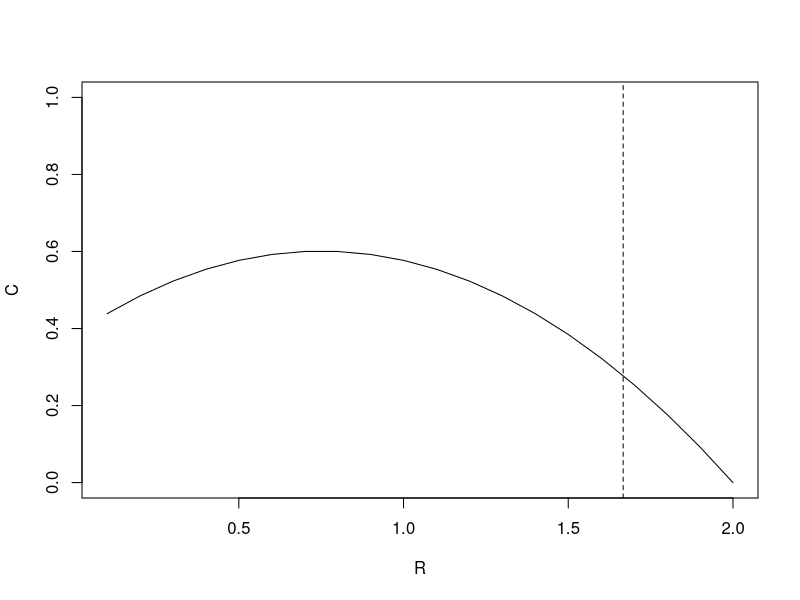
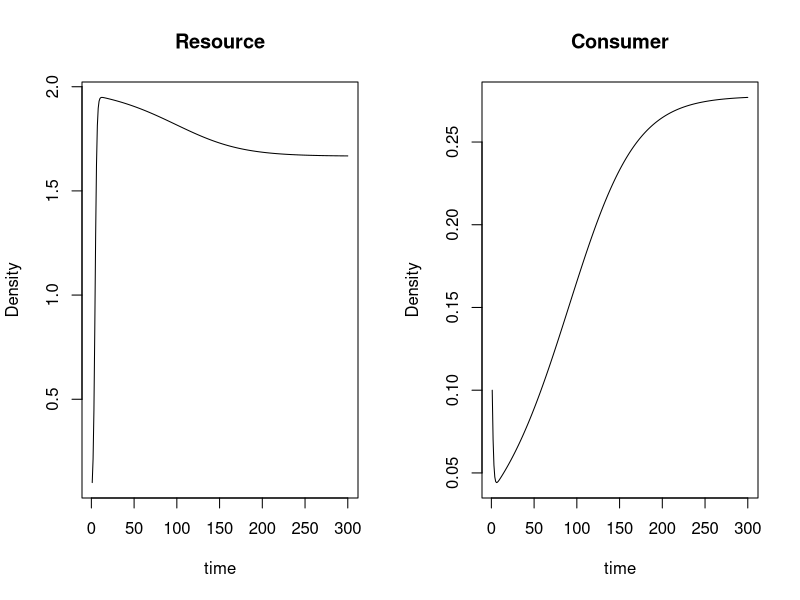
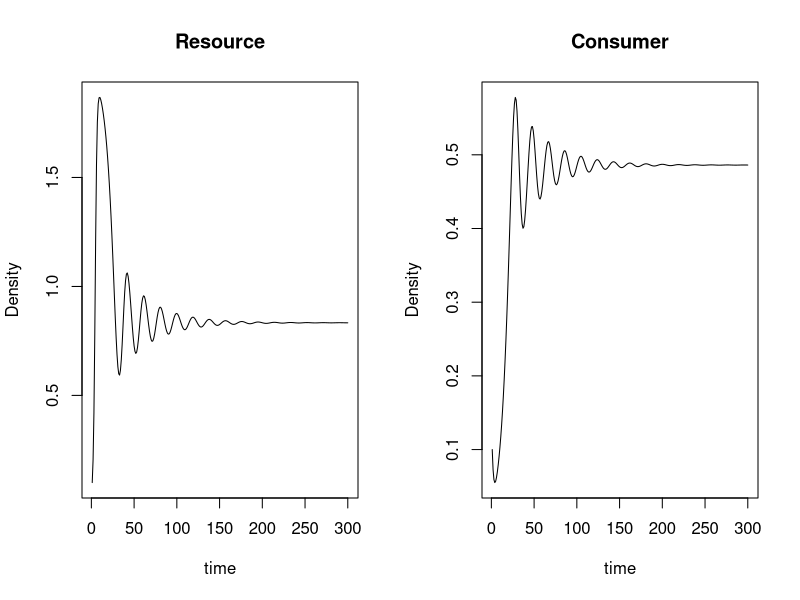
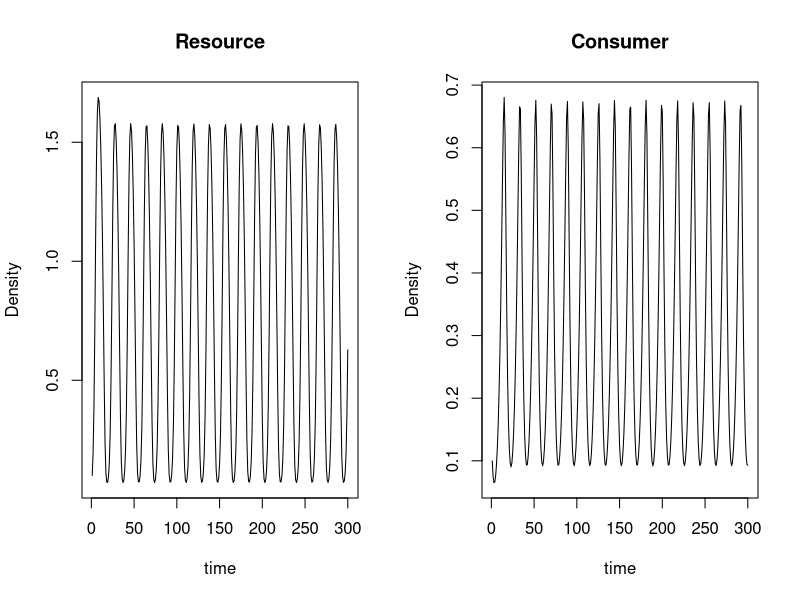

Write the R code that produced these figures, in order. (Note: this script raises an error after producing the figures.)
######### These are my attempts to incorporate McCann's models into R to help me interpret these food web models ######################

### Section 2.2.5
# load libraries
library("deSolve")

# parameters and state variables for the R-M model
r <- 1.0 # per capita rate of increase in resource
K <- 2.0 # indicated as 1.0 in Fig 2.1 description, but I think this was a typo in the book.
e <- 0.5
Ro <- 0.5
m <- 0.5
a <- 1.3 # initial attack rate of 1.3 instead of 1.2 more closely replicates the figures in the book
R <- seq(0.1,2,0.1) # necessary for creating the x-axis for Fig 2.1
  
# rmcr = Rosenzweig-MacArthur (R-M) consumer-resource (C-R) model that assumes logistic resource growth and a type 2 functional response by the consumer (i.e. consumption rate saturates with resource density). This function is necessary for the ordinary differential equation solver, ode() 
rmcr <- function(t,y,p) {
  # t,y,p is the necessary format for solving using the ode() function in R
  R <- y[1]
  C <- y[2]
  with(as.list(p), {
    dR.dt <- r * R * (1 - R / K) - a * C * R / (R + Ro)
    dC.dt <- e * a * C * R / (R + Ro) - m * C
    return(list(c(dR.dt,dC.dt)))
  })
}

Riso <- expression(r/a * (R + Ro) * (1 - R/K)) # solved for isocline separately using pen and paper
RisoStable <- eval(Riso)

## Figure 2.1a !!!!! Consumer isocline not drawing !!!
plot(R,RisoStable, type = "l", ylab = "C", ylim=0:1)
abline(v=m * Ro / (e * a - m), lty = 2) # abline for consumer isocline was determined using pen and paper. The alternative isocline is C = 0, whichi is uninformative.
# arrows(RM1[-Time,2], RM1[-Time,3], RM1[-1,2], RM1[-1,3], length=0.1); not accurate now but a potential technique to trace stability (from Primer for Ecology with R)

## Figure 2.6. Examine how increasing attack rate influences stability.
# create vector of parameter values for "rmcr" function
p.rm1 <- c(r = r, e = e, a = 1.3, K = K, Ro = Ro)
p.rm2 <- c(r = r, e = e, a = 1.6, K = K, Ro = Ro)
p.rm3 <- c(r = r, e = e, a = 2.0, K = K, Ro = Ro)

Time <- 300 # set time scale

# create ordinary differential equations with increasing attack rates (all other parameter values held constant).  Initial state values (consumer and resource densities) are both set at 0.1
i.state <- c(0.1,0.1)
rm1 <- ode(i.state,1:Time, rmcr, p.rm1)
rm2 <- ode(i.state,1:Time, rmcr, p.rm2)
rm3 <- ode(i.state,1:Time, rmcr, p.rm3)
# Fig 2.1b and 2.6a, respectively
plot(rm1, main = c("Resource", "Consumer"), ylab = c("Density","Density"))
# Fig 2.6b (only Consumer shown in book)
plot(rm2, main = c("Resource", "Consumer"), ylab = c("Density","Density"))
# Fig 2.6c (only Consumer shown in book)
plot(rm3, main = c("Resource", "Consumer"), ylab = c("Density","Density"))

## Figure 2.7...
library(deSolve)

LotVmod <- function (Time, State, Pars) {
  with(as.list(c(State, Pars)), {
    dx = x*(alpha - beta*y)
    dy = -y*(gamma - delta*x)
    return(list(c(dx, dy)))
  })
}

n <- 100 # number of simulations
param.name <- "a max" # choose parameter to perturb
param.seq <- seq(1,2.5,length=50) # choose range of parameters

p.rm1 <- c(r = r, e = e, a = 1.0, K = K, Ro = Ro)
#Pars <- c(alpha = 1, beta = .001, gamma = 1, delta = .001)
Time <- seq(0, 10, length = n)
State <- c(x = .5, y = .9)

param.index <- which(param.name == names(Pars))
out <- list()
for (i in 1:length(param.seq))
  out[[i]] <- matrix(0, n, length(State))

for (i in 1:length(param.seq)) {
  # set params
  Pars.loop <- Pars
  Pars.loop[param.index] <- param.seq[i]
  # converge
  init <- ode(State, Time, LotVmod, Pars.loop)
  # get converged points
  out[[i]] <- ode(init[n,-1], Time, LotVmod, Pars.loop)[,-1]
}

range.lim <- lapply(out, function(x) apply(x, 2, range))
range.lim <- apply(do.call("rbind", range.lim), 2, range)
plot.variable <- "x" # choose which variable to show
plot(0, 0, pch = "", xlab = param.name, ylab = plot.variable,
     xlim = range(param.seq), ylim = range.lim[,plot.variable])
for (i in 1:length(param.seq)) {
  points(rep(param.seq[i], n), out[[i]][,plot.variable])
}
